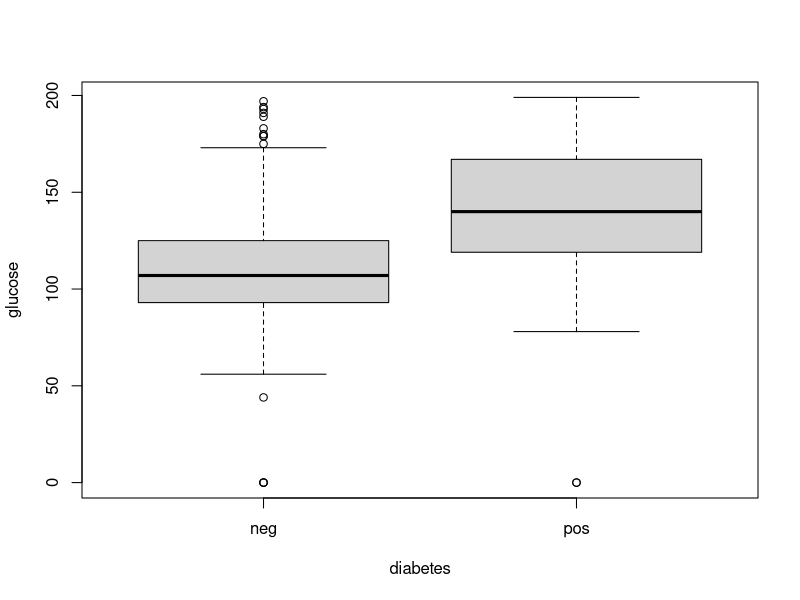
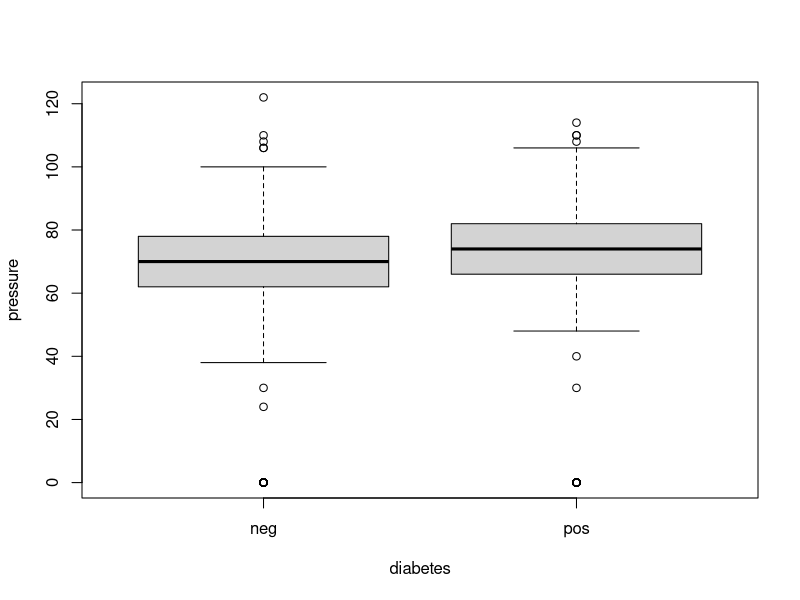
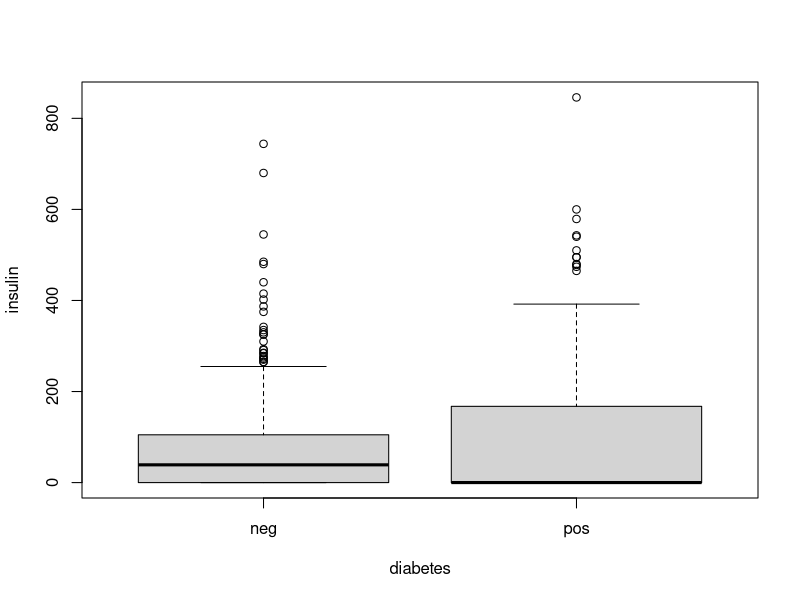
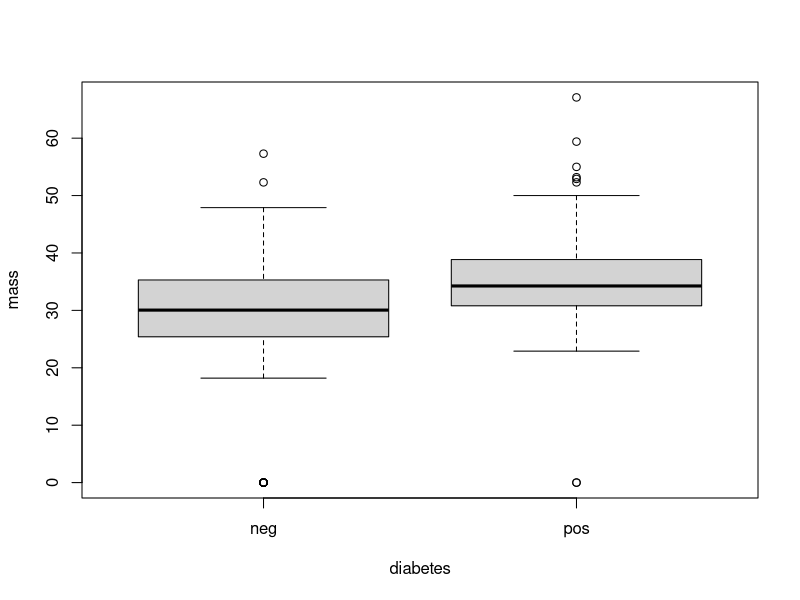
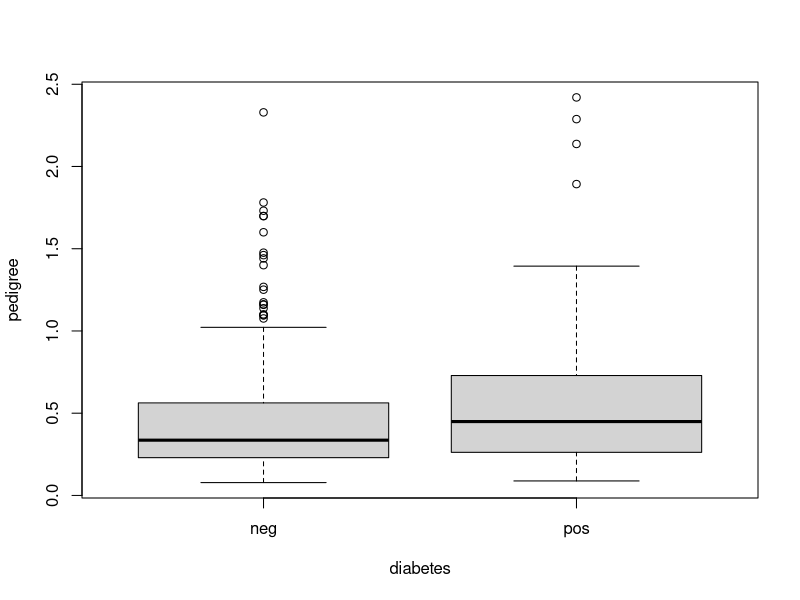
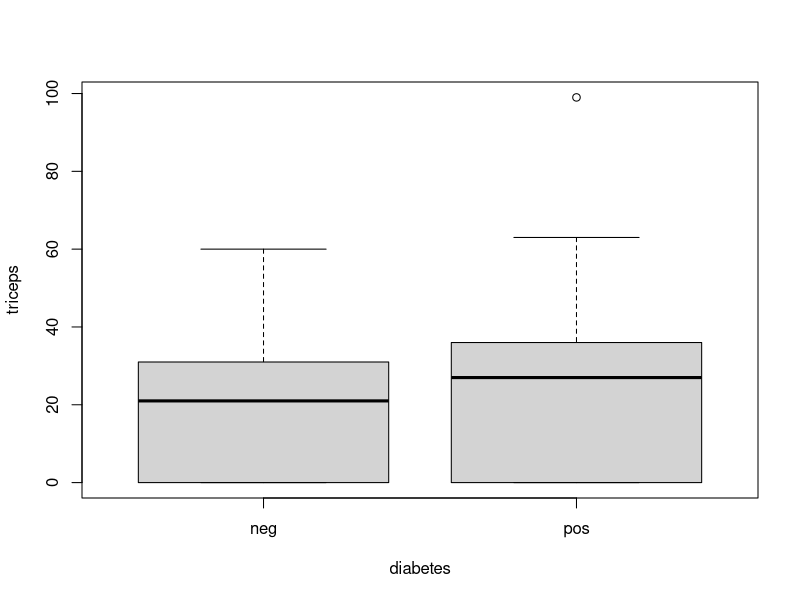

Recreate these plots in R, in order.
library(tidyverse)
library(mlbench)
data("PimaIndiansDiabetes")
df <- (PimaIndiansDiabetes)
df %>% glimpse


# what is the average blood glucose for diabetes patient and average blood glucose for non diabetes patient.
df %>% group_by(diabetes) %>% 
  summarise_all(mean)
df %>% group_by(diabetes) %>% 
summarise_all(list(Mean=mean,Sd=sd,Median=median,Min=min,MAx=max)) %>% t()
#Correlation
pos <- df %>% filter(diabetes=="pos")
neg <- df %>% filter(diabetes=="neg")
cor_pos <- pos %>% select(-diabetes) %>% cor()
cor_neg <- neg %>% select(-diabetes) %>% cor()
# to conduct t test
t.test(glucose~diabetes,data=df)
t.test(pos$glucose,neg$glucose)
#visuals
boxplot(glucose~diabetes,data=df)
boxplot(pressure~diabetes,data=df)
boxplot(insulin~diabetes,data=df)
boxplot(mass~diabetes,data=df)
boxplot(pedigree~diabetes,data=df)
boxplot(triceps~diabetes,data=df)
